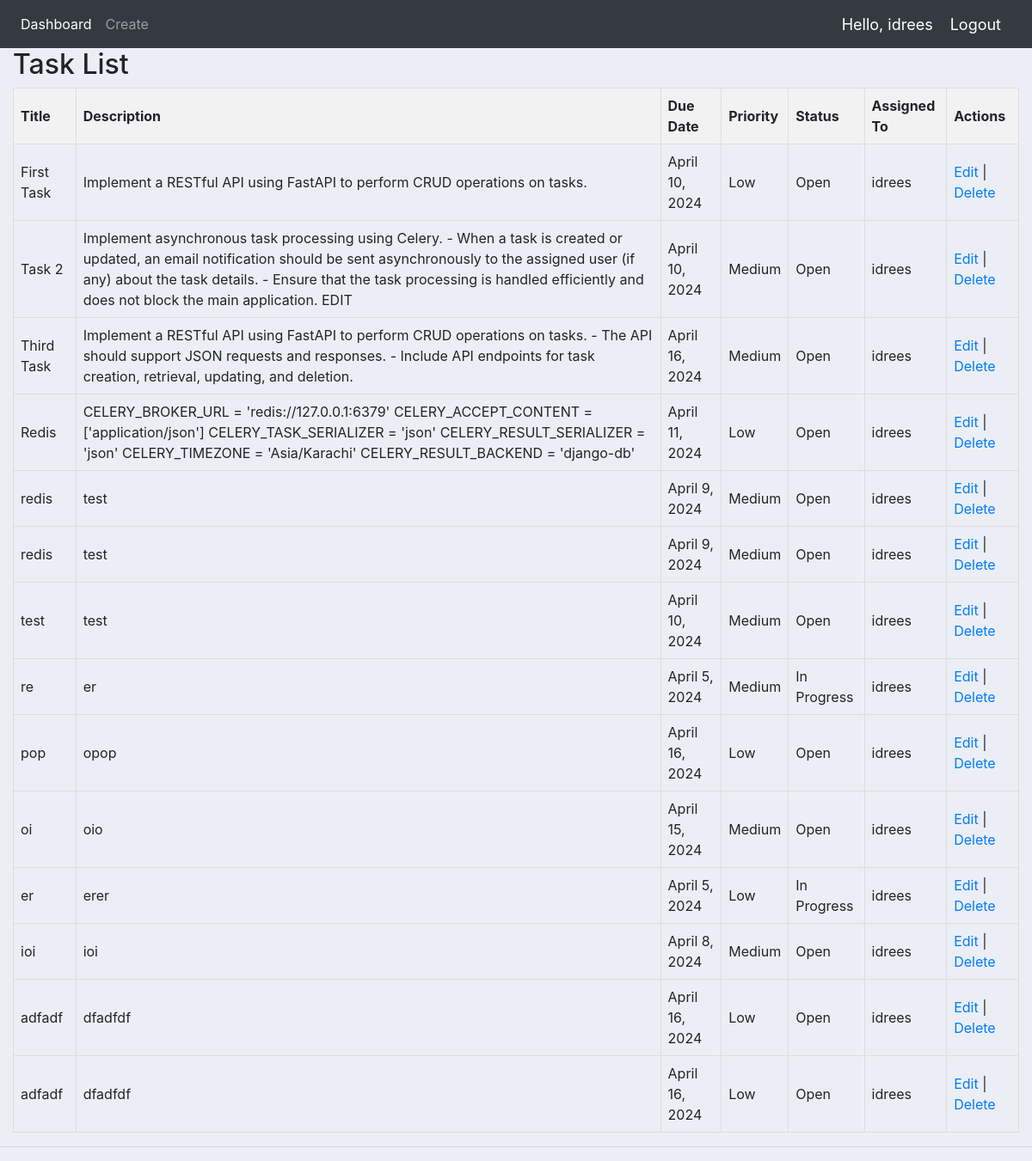
The app's page /tasks/ (signed in) with its own data.
### tasks/models.py (models this page shows, shortened)
class Task(models.Model):
    STATUS_CHOICES = [
        ('open', 'Open'),
        ('in_progress', 'In Progress'),
        ('completed', 'Completed'),
    ]
    PRIORITY_CHOICES = [
        ('low', 'Low'),
        ('medium', 'Medium'),
        ('high', 'High'),
    ]
    title = models.CharField(max_length=255)
    description = models.TextField()
    due_date = models.DateField()
    priority = models.CharField(max_length=6, choices=PRIORITY_CHOICES)
    status = models.CharField(max_length=11, choices=STATUS_CHOICES, default='open')
    assigned_to = models.ForeignKey(User, on_delete=models.CASCADE, related_name='assigned_tasks')
    created_by = models.ForeignKey(User, on_delete=models.CASCADE, related_name='created_tasks')

### tasks/views.py (the view)
# urls.py: path('', task_list, name='task-list'),
@login_required
def task_list(request):
    tasks = Task.objects.filter(created_by=request.user) | Task.objects.filter(assigned_to=request.user)
    status = request.GET.get('status')
    if status:
        tasks = tasks.filter(status=status)
    return render(request, 'tasks/task_list.html', {'tasks': tasks})

### templates/tasks/task_list.html (shortened to what this page needs)
{% extends 'base.html' %}
{% block content %}
  <h2>Task List</h2>
  {% if tasks %}
    <table style="width:100%; border-collapse: collapse;">
      <thead>
        <tr style="background-color: #f2f2f2;">
          <th style="border: 1px solid #dddddd; text-align: left; padding: 8px;">Title</th>
          <th style="border: 1px solid #dddddd; text-align: left; padding: 8px;">Description</th>
          <th style="border: 1px solid #dddddd; text-align: left; padding: 8px;">Due Date</th>
          <th style="border: 1px solid #dddddd; text-align: left; padding: 8px;">Priority</th>
          <th style="border: 1px solid #dddddd; text-align: left; padding: 8px;">Status</th>
          <th style="border: 1px solid #dddddd; text-align: left; padding: 8px;">Assigned To</th>
          <th style="border: 1px solid #dddddd; text-align: left; padding: 8px;">Actions</th>
        </tr>
      </thead>
      <tbody>
        {% for task in tasks %}
          <tr>
            <td style="border: 1px solid #dddddd; text-align: left; padding: 8px;">{{ task.title }}</td>
            <td style="border: 1px solid #dddddd; text-align: left; padding: 8px;">{{ task.description }}</td>
            <td style="border: 1px solid #dddddd; text-align: left; padding: 8px;">{{ task.due_date }}</td>
            <td style="border: 1px solid #dddddd; text-align: left; padding: 8px;">{{ task.get_priority_display }}</td>
            <td style="border: 1px solid #dddddd; text-align: left; padding: 8px;">{{ task.get_status_display }}</td>
            <td style="border: 1px solid #dddddd; text-align: left; padding: 8px;">{{ task.assigned_to.username }}</td>
            <td style="border: 1px solid #dddddd; text-align: left; padding: 8px;">
              <a href="{% url 'task-update' task.id %}">Edit</a> |
              <a href="{% url 'task-delete' task.id %}">Delete</a>
            </td>
          </tr>
        {% endfor %}
      </tbody>
    </table>
  {% else %}
    <p>No tasks found.</p>
  {% endif %}
{% endblock %}

### templates/base.html (shortened to what this page needs)
{% load static %}
<!DOCTYPE html>
<html lang="en">
<head>
	<link rel="stylesheet" href="https://stackpath.bootstrapcdn.com/bootstrap/4.4.1/css/bootstrap.min.css">
	<link rel="stylesheet" href="{% static '/main.css' %}">
</head>
<body>
	{%  include 'navbar.html' %}
	<div class="container-fluid">
	{% block content %}
	{% endblock %}
    </div>
	<hr>
</body>
</html>

### templates/navbar.html (shortened to what this page needs)
{% load static %}
<nav class="navbar navbar-expand-lg navbar-dark bg-dark">
  <div class="collapse navbar-collapse" id="navbarNav">
    <ul class="navbar-nav">
      <li class="nav-item active">
        <a class="nav-link" href="{% url 'task-list' %}">Dashboard</a>
      </li>
      <li class="nav-item">
        <a href="{% url 'task-create' %}" class="nav-link">Create</a>
      </li>
    </ul>
  </div>
  <span class="hello-msg">Hello, {{request.user}}</span>
  <span ><a  class="hello-msg" href="{% url 'logout' %}">Logout</a></span>
</nav>

### static/main.css (style rules this page uses)
body { background-color: #ebeff5; }

### templates/navbar.html (style rules this page uses)
.hello-msg { font-size: 18px; color: #fff; margin-right: 20px; }

### records on screen
Task: title "First Task", description "Implement a RESTful API using FastAPI to perform CRUD operations on tasks.", due_date "April 10, 2024", priority "Low", status "Open", assigned_to.username "idrees"
Task: title "Task 2", description "Implement asynchronous task processing using Celery. - When a task is created or updated, an email notification should be sent asynchronously to the assigned user (if any) about the task details. - Ensure that the task processing is handled efficiently and does not block the main application. EDIT", due_date "April 10, 2024", priority "Medium", status "Open", assigned_to.username "idrees"
Task: title "Third Task", description "Implement a RESTful API using FastAPI to perform CRUD operations on tasks. - The API should support JSON requests and responses. - Include API endpoints for task creation, retrieval, updating, and deletion.", due_date "April 16, 2024", priority "Medium", status "Open", assigned_to.username "idrees"
Task: title "Redis", description "CELERY_BROKER_URL = 'redis://127.0.0.1:6379' CELERY_ACCEPT_CONTENT = ['application/json'] CELERY_TASK_SERIALIZER = 'json' CELERY_RESULT_SERIALIZER = 'json' CELERY_TIMEZONE = 'Asia/Karachi' CELERY_RESULT_BACKEND = 'django-db'", due_date "April 11, 2024", priority "Low", status "Open", assigned_to.username "idrees"
Task: title "redis", description "test", due_date "April 9, 2024", priority "Medium", status "Open", assigned_to.username "idrees"
Task: title "redis", description "test", due_date "April 9, 2024", priority "Medium", status "Open", assigned_to.username "idrees"
Task: title "test", description "test", due_date "April 10, 2024", priority "Medium", status "Open", assigned_to.username "idrees"
Task: title "re", description "er", due_date "April 5, 2024", priority "Medium", status "In Progress", assigned_to.username "idrees"
Task: title "pop", description "opop", due_date "April 16, 2024", priority "Low", status "Open", assigned_to.username "idrees"
Task: title "oi", description "oio", due_date "April 15, 2024", priority "Medium", status "Open", assigned_to.username "idrees"
Task: title "er", description "erer", due_date "April 5, 2024", priority "Low", status "In Progress", assigned_to.username "idrees"
Task: title "ioi", description "ioi", due_date "April 8, 2024", priority "Medium", status "Open", assigned_to.username "idrees"
Task: title "adfadf", description "dfadfdf", due_date "April 16, 2024", priority "Low", status "Open", assigned_to.username "idrees"
Task: title "adfadf", description "dfadfdf", due_date "April 16, 2024", priority "Low", status "Open", assigned_to.username "idrees"

### other values on screen
{{ request.user }} "idrees"
